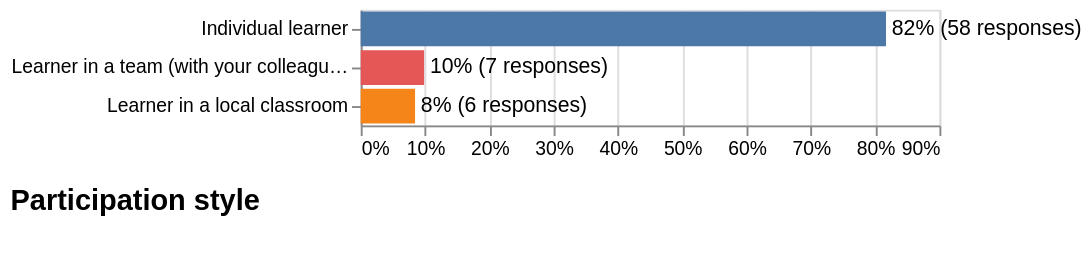

Source (notebook cell):
### Code cell
question = "Participation style"
order = [
    "Individual learner",
    "Learner in a team (with your colleagues/friends)",
    "Learner in a local classroom",
    "Other",
]

plot(data, question, order, "participation-style.png")

### Figure 1 — Vega-Lite specification as saved in the notebook (floating-point values rounded to 4 significant figures)
{"config": {"view": {"continuousWidth": 300, "continuousHeight": 300}, "title": {"anchor": "start", "fontSize": 15, "offset": 15, "orient": "bottom", "subtitleColor": "gray", "subtitleFontSize": 15}}, "layer": [{"mark": {"type": "bar"}, "encoding": {"color": {"field": "options", "legend": null, "type": "nominal"}, "x": {"axis": {"format": ".0%", "title": null}, "field": "percentage", "type": "quantitative"}, "y": {"axis": {"labels": true, "title": null}, "field": "options", "sort": ["Individual learner", "Learner in a team (with your colleagues/friends)", "Learner in a local classroom", "Other"], "type": "nominal"}}, "title": {"text": ["Participation style"], "subtitle": []}}, {"mark": {"type": "text", "align": "left", "baseline": "middle", "dx": 3}, "encoding": {"text": {"field": "formatted", "type": "nominal"}, "x": {"field": "percentage", "type": "quantitative"}, "y": {"field": "options", "sort": ["Individual learner", "Learner in a team (with your colleagues/friends)", "Learner in a local classroom", "Other"], "type": "nominal"}}}], "data": {"name": "data-ad8202c727a7a1402d1258a89978f8b2"}, "$schema": "https://vega.github.io/schema/vega-lite/v5.20.1.json", "datasets": {"data-ad8202c727a7a1402d1258a89978f8b2": [{"options": "Learner in a team (with your colleagues/friends)", "counts": 7, "percentage": 0.09859, "formatted": "10% (7 responses)"}, {"options": "Individual learner", "counts": 58, "percentage": 0.8169, "formatted": "82% (58 responses)"}, {"options": "Learner in a local classroom", "counts": 6, "percentage": 0.08451, "formatted": "8% (6 responses)"}]}}
